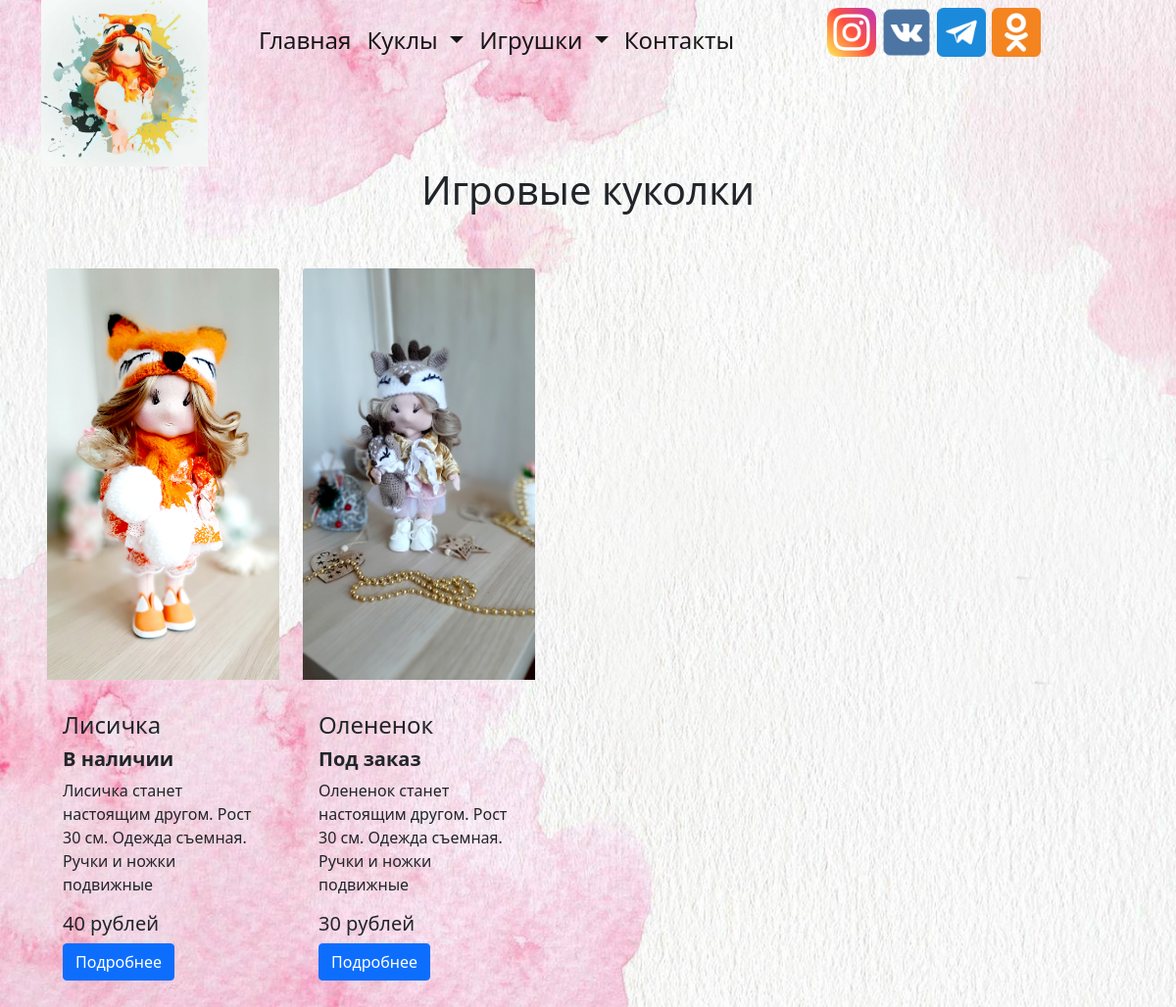
The page /dolls/for_game_list on the database its author committed.
### dolls/models.py (models this page shows, shortened)
class PlayDolls(models.Model):
    name = models.CharField(max_length=50)
    available = models.CharField(max_length=30)
    description = models.TextField()
    price = models.CharField(max_length=20)
    image = models.FileField(upload_to='static/img/')

### dolls/views.py (the view)
# urls.py: path('for_game_list', views.for_game_list, name='for_game_list'),
def for_game_list(request):
    play_dolls = PlayDolls.objects.all()
    context = {
        'play_dolls': play_dolls
    }
    return render(request, 'for_game_list.html', context)

### dolls/templates/for_game_list.html
{% extends "base.html" %}
{% load static %}
{% block page_content %}
<h1 align="middle">Игровые куколки</h1>
<div class="row p-5 container">
{% for play_doll in play_dolls %}
    <div class="col-md-3">
        <div class="card-mb-2">
            <p><a href="{% url 'for_game_detail' play_doll.pk %}"> <img class="card-img-top"
                                                                        src="../{{ play_doll.image }}"
                  height="420"></a></p>
            <div class="card-body">
                <h4 class="card-title">{{ play_doll.name }}</h4>
                <h5 class="card-text"><b>{{ play_doll.available }}</b></h5>
                <p class="card-text">{{ play_doll.description }}</p>
                <h5 class="card-title">{{ play_doll.price }}</h5>
                <a href="{% url 'for_game_detail' play_doll.pk %}" class="btn btn-primary">Подробнее</a>
            </div>
        </div>
    </div>
    {% endfor %}
</div>
{% endblock %}

### templates/base.html (shortened to what this page needs)
{% load static %}
<!DOCTYPE html>
<html lang="en">
<head>
    <link href="{% static 'css/bootstrap.min.css' %}" rel="stylesheet">
    <link rel="stylesheet" href="https://cdnjs.cloudflare.com/ajax/libs/font-awesome/4.7.0/css/font-awesome.min.css">
</head>
<body background="{% static 'img/bg1.jpg' %}">
    <div class="container" align="middle">
        <div class="row">
            <div class="col-2">
                <img src="{% static 'img/logo.jpg' %}" width="170" height="170">
            </div>
        <div class="col-8">
            <nav class="navbar navbar-expand-lg navbar-light bg-transparent">
                <div class="container-fluid">
                    <div class="collapse navbar-collapse" id="navbarSupportedContent">
                    <ul class="navbar-nav mr-auto mb-2 mb-lg-0">
                        <li class="nav-item">
                            <a class="nav-link active" aria-current="page" href="{% url 'main' %}">Главная</a>
                        </li>
                        <li class="nav-item dropdown">
                            <a class="nav-link dropdown-toggle active" href="#" role="button" data-bs-toggle="dropdown"
                               aria-expanded="false">
                            Куклы
                            </a>
                        </li>
                        <li class="nav-item dropdown">
                            <a class="nav-link dropdown-toggle active" href="#" role="button" data-bs-toggle="dropdown"
                               aria-expanded="false">
                            Игрушки
                            </a>
                        <li class="nav-item">
                          <a class="nav-link active" aria-current="page" href="{% url 'contacts' %}">Контакты</a>
                        </li>
                    </ul>
                    </div>
                </div>
                <div class="row col-6">
                    <ul class="social-icons">
                        <li><a class="social-icon-insta" href="https://www.instagram.com/dolls_by_mary_mary/" target="_blank">
                            <img src="{{ '../static/img/insta_logo.png' }}" width="50" height="50"></a>
                        </li>
                        <li>
                            <a class="social-icon-vk" href="https://vk.com/dolls_by_mary_mary" target="_blank">
                                <img src="{{ '../static/img/vk_logo.jpg' }}" width="50" height="50"></a>
                        </li>
                        <li><a class="social-icon-telegram" href="https://t.me/dolls_by_mary_mary" target="_blank">
                            <img src="{{ '../static/img/tg_logo.png' }}" width="50" height="50"></a>
                        </li>
                        <li><a class="social-icon-ok" href="https://m.ok.ru/profile/558906961365" target="_blank">
                            <img src="{{ '../static/img/ok_logo.png' }}" width="50" height="50"></a>
                        </li>
                    </ul>
            </div>
            </nav>
        </div>
            </div>
    </div>
{% block page_content %}
{% endblock %}
</body>
</html>

### templates/base.html (style rules this page uses)
li { list-style-type: none; font-size: 150% }
body { background-size: cover; background-repeat: no-repeat; background-attachment: fixed }
a { text-decoration: none; }
ul.social-icons li { display: inline; }

### rows shown on the page
PlayDolls: image (picture), name "Лисичка", available "В наличии", description "Лисичка станет настоящим другом. Рост 30 см. Одежда съемная. Ручки и ножки подвижные", price "40 рублей"
PlayDolls: image (picture), name "Олененок", available "Под заказ", description "Олененок станет настоящим другом. Рост 30 см. Одежда съемная. Ручки и ножки подвижные", price "30 рублей"
